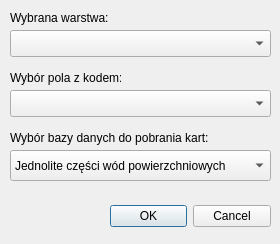
<?xml version="1.0" encoding="UTF-8"?>
<ui version="4.0">
 <class>CatchmentCollectorDialogBase</class>
 <widget class="QDialog" name="CatchmentCollectorDialogBase">
  <property name="geometry">
   <rect>
    <x>0</x>
    <y>0</y>
    <width>280</width>
    <height>244</height>
   </rect>
  </property>
  <property name="windowTitle">
   <string>Catchment Collector</string>
  </property>
  <widget class="QDialogButtonBox" name="button_box">
   <property name="geometry">
    <rect>
     <x>110</x>
     <y>200</y>
     <width>161</width>
     <height>32</height>
    </rect>
   </property>
   <property name="orientation">
    <enum>Qt::Horizontal</enum>
   </property>
   <property name="standardButtons">
    <set>QDialogButtonBox::Cancel|QDialogButtonBox::Ok</set>
   </property>
  </widget>
  <widget class="QLabel" name="label">
   <property name="geometry">
    <rect>
     <x>10</x>
     <y>70</y>
     <width>111</width>
     <height>16</height>
    </rect>
   </property>
   <property name="text">
    <string>Wybór pola z kodem:</string>
   </property>
  </widget>
  <widget class="QgsFieldComboBox" name="fcbCode">
   <property name="geometry">
    <rect>
     <x>10</x>
     <y>90</y>
     <width>261</width>
     <height>27</height>
    </rect>
   </property>
  </widget>
  <widget class="QLabel" name="label_2">
   <property name="geometry">
    <rect>
     <x>10</x>
     <y>10</y>
     <width>131</width>
     <height>16</height>
    </rect>
   </property>
   <property name="text">
    <string>Wybrana warstwa:</string>
   </property>
  </widget>
  <widget class="QgsMapLayerComboBox" name="mcbLayer">
   <property name="geometry">
    <rect>
     <x>10</x>
     <y>30</y>
     <width>261</width>
     <height>27</height>
    </rect>
   </property>
  </widget>
  <widget class="QLabel" name="label_3">
   <property name="geometry">
    <rect>
     <x>10</x>
     <y>130</y>
     <width>221</width>
     <height>16</height>
    </rect>
   </property>
   <property name="text">
    <string>Wybór bazy danych do pobrania kart:</string>
   </property>
  </widget>
  <widget class="QComboBox" name="comboBox">
   <property name="geometry">
    <rect>
     <x>10</x>
     <y>150</y>
     <width>261</width>
     <height>31</height>
    </rect>
   </property>
   <item>
    <property name="text">
     <string>Jednolite części wód powierzchniowych </string>
    </property>
   </item>
   <item>
    <property name="text">
     <string>Jenolite części wód podziemnych</string>
    </property>
   </item>
  </widget>
 </widget>
 <customwidgets>
  <customwidget>
   <class>QgsFieldComboBox</class>
   <extends>QComboBox</extends>
   <header>qgsfieldcombobox.h</header>
  </customwidget>
  <customwidget>
   <class>QgsMapLayerComboBox</class>
   <extends>QComboBox</extends>
   <header>qgsmaplayercombobox.h</header>
  </customwidget>
 </customwidgets>
 <resources/>
 <connections>
  <connection>
   <sender>button_box</sender>
   <signal>accepted()</signal>
   <receiver>CatchmentCollectorDialogBase</receiver>
   <slot>accept()</slot>
   <hints>
    <hint type="sourcelabel">
     <x>20</x>
     <y>20</y>
    </hint>
    <hint type="destinationlabel">
     <x>20</x>
     <y>20</y>
    </hint>
   </hints>
  </connection>
  <connection>
   <sender>button_box</sender>
   <signal>rejected()</signal>
   <receiver>CatchmentCollectorDialogBase</receiver>
   <slot>reject()</slot>
   <hints>
    <hint type="sourcelabel">
     <x>20</x>
     <y>20</y>
    </hint>
    <hint type="destinationlabel">
     <x>20</x>
     <y>20</y>
    </hint>
   </hints>
  </connection>
  <connection>
   <sender>mcbLayer</sender>
   <signal>layerChanged(QgsMapLayer*)</signal>
   <receiver>fcbCode</receiver>
   <slot>setLayer(QgsMapLayer*)</slot>
   <hints>
    <hint type="sourcelabel">
     <x>89</x>
     <y>43</y>
    </hint>
    <hint type="destinationlabel">
     <x>89</x>
     <y>103</y>
    </hint>
   </hints>
  </connection>
 </connections>
</ui>
